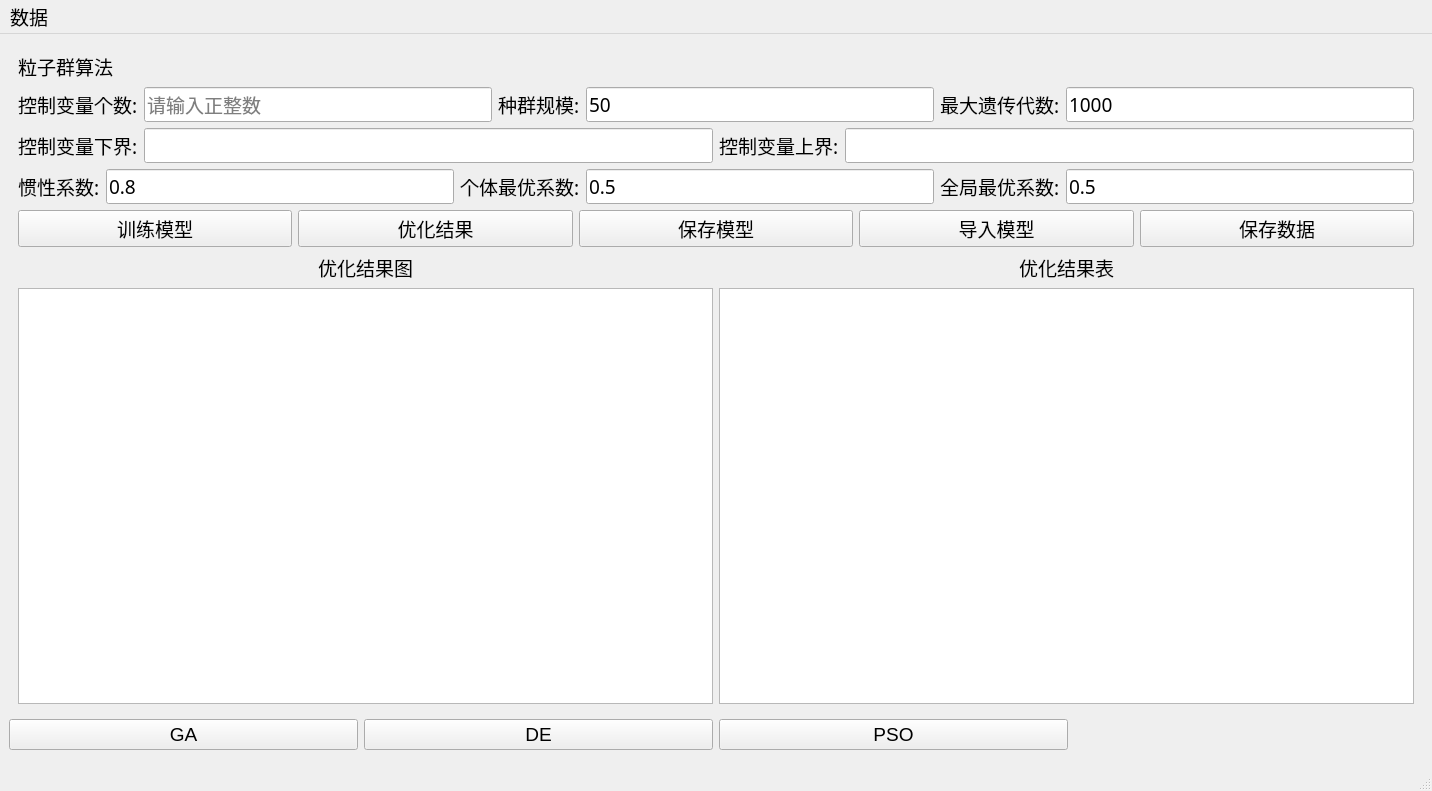
<?xml version="1.0" encoding="UTF-8"?>
<ui version="4.0">
 <class>MainWindow</class>
 <widget class="QMainWindow" name="MainWindow">
  <property name="geometry">
   <rect>
    <x>0</x>
    <y>0</y>
    <width>1432</width>
    <height>791</height>
   </rect>
  </property>
  <property name="font">
   <font>
    <family>微软雅黑</family>
    <pointsize>14</pointsize>
   </font>
  </property>
  <property name="windowTitle">
   <string>MainWindow</string>
  </property>
  <widget class="QWidget" name="centralwidget">
   <layout class="QGridLayout" name="gridLayout_2">
    <item row="2" column="0">
     <widget class="QPushButton" name="button_GA">
      <property name="font">
       <font>
        <family>Arial</family>
        <pointsize>14</pointsize>
       </font>
      </property>
      <property name="text">
       <string>GA</string>
      </property>
     </widget>
    </item>
    <item row="2" column="2">
     <widget class="QPushButton" name="button_PSO">
      <property name="font">
       <font>
        <family>Arial</family>
        <pointsize>14</pointsize>
       </font>
      </property>
      <property name="text">
       <string>PSO</string>
      </property>
     </widget>
    </item>
    <item row="1" column="0" colspan="4">
     <widget class="QStackedWidget" name="stackedWidget">
      <property name="currentIndex">
       <number>2</number>
      </property>
      <widget class="QWidget" name="page_GA">
       <layout class="QGridLayout" name="gridLayout_8">
        <item row="1" column="0" colspan="2">
         <layout class="QHBoxLayout" name="horizontalLayout_15">
          <item>
           <widget class="QLabel" name="label_number_of_variables_GA">
            <property name="font">
             <font>
              <family>微软雅黑</family>
              <pointsize>14</pointsize>
             </font>
            </property>
            <property name="toolTip">
             <string>目标维度</string>
            </property>
            <property name="text">
             <string>控制变量个数:</string>
            </property>
           </widget>
          </item>
          <item>
           <widget class="QLineEdit" name="number_of_variables_GA">
            <property name="font">
             <font>
              <family>微软雅黑</family>
              <pointsize>14</pointsize>
             </font>
            </property>
            <property name="text">
             <string/>
            </property>
            <property name="placeholderText">
             <string>请输入正整数</string>
            </property>
           </widget>
          </item>
          <item>
           <widget class="QLabel" name="label_NIND_GA">
            <property name="font">
             <font>
              <family>微软雅黑</family>
              <pointsize>14</pointsize>
             </font>
            </property>
            <property name="text">
             <string>种群规模:</string>
            </property>
           </widget>
          </item>
          <item>
           <widget class="QLineEdit" name="NIND_GA">
            <property name="font">
             <font>
              <family>微软雅黑</family>
              <pointsize>14</pointsize>
             </font>
            </property>
            <property name="text">
             <string>50</string>
            </property>
           </widget>
          </item>
          <item>
           <widget class="QLabel" name="label_MAXGEN_GA">
            <property name="font">
             <font>
              <family>微软雅黑</family>
              <pointsize>14</pointsize>
             </font>
            </property>
            <property name="text">
             <string>最大遗传代数:</string>
            </property>
           </widget>
          </item>
          <item>
           <widget class="QLineEdit" name="MAXGEN_GA">
            <property name="font">
             <font>
              <family>微软雅黑</family>
              <pointsize>14</pointsize>
             </font>
            </property>
            <property name="text">
             <string>1000</string>
            </property>
           </widget>
          </item>
         </layout>
        </item>
        <item row="4" column="0" alignment="Qt::AlignHCenter">
         <widget class="QLabel" name="label_youhuajieguotu_GA">
          <property name="font">
           <font>
            <family>微软雅黑</family>
            <pointsize>14</pointsize>
           </font>
          </property>
          <property name="contextMenuPolicy">
           <enum>Qt::DefaultContextMenu</enum>
          </property>
          <property name="text">
           <string>优化结果图</string>
          </property>
         </widget>
        </item>
        <item row="3" column="0" colspan="2">
         <layout class="QHBoxLayout" name="horizontalLayout_16">
          <item>
           <widget class="QPushButton" name="xunlianmoxing_GA">
            <property name="font">
             <font>
              <family>微软雅黑</family>
              <pointsize>14</pointsize>
             </font>
            </property>
            <property name="toolTip">
             <string>对数据进行PCA建模</string>
            </property>
            <property name="text">
             <string>训练模型</string>
            </property>
           </widget>
          </item>
          <item>
           <widget class="QPushButton" name="youhuajieguo_GA">
            <property name="font">
             <font>
              <family>微软雅黑</family>
              <pointsize>14</pointsize>
             </font>
            </property>
            <property name="toolTip">
             <string>提取训练数据的PCA特征</string>
            </property>
            <property name="text">
             <string>优化结果</string>
            </property>
           </widget>
          </item>
          <item>
           <widget class="QPushButton" name="baocunmoxing_GA">
            <property name="font">
             <font>
              <family>微软雅黑</family>
              <pointsize>14</pointsize>
             </font>
            </property>
            <property name="text">
             <string>保存模型</string>
            </property>
           </widget>
          </item>
          <item>
           <widget class="QPushButton" name="daorumoxing_GA">
            <property name="font">
             <font>
              <family>微软雅黑</family>
              <pointsize>14</pointsize>
             </font>
            </property>
            <property name="text">
             <string>导入模型</string>
            </property>
           </widget>
          </item>
          <item>
           <widget class="QPushButton" name="baocunshuju_GA">
            <property name="font">
             <font>
              <family>微软雅黑</family>
              <pointsize>14</pointsize>
             </font>
            </property>
            <property name="toolTip">
             <string>保存特征数据</string>
            </property>
            <property name="text">
             <string>保存数据</string>
            </property>
           </widget>
          </item>
         </layout>
        </item>
        <item row="4" column="1" alignment="Qt::AlignHCenter">
         <widget class="QLabel" name="label_youhuajieguobiao_GA">
          <property name="font">
           <font>
            <family>微软雅黑</family>
            <pointsize>14</pointsize>
           </font>
          </property>
          <property name="text">
           <string>优化结果表</string>
          </property>
         </widget>
        </item>
        <item row="5" column="0">
         <widget class="QGraphicsView" name="youhuajieguotu_GA"/>
        </item>
        <item row="0" column="0">
         <layout class="QHBoxLayout" name="horizontalLayout">
          <item>
           <widget class="QLabel" name="label_GA">
            <property name="font">
             <font>
              <family>微软雅黑</family>
              <pointsize>14</pointsize>
             </font>
            </property>
            <property name="text">
             <string>遗传算法</string>
            </property>
           </widget>
          </item>
         </layout>
        </item>
        <item row="5" column="1">
         <widget class="QTableWidget" name="youhuajieguobiao_GA"/>
        </item>
        <item row="2" column="0" colspan="2">
         <layout class="QHBoxLayout" name="horizontalLayout_2">
          <item>
           <widget class="QLabel" name="label_lower_bounds_GA">
            <property name="text">
             <string>控制变量下界:</string>
            </property>
           </widget>
          </item>
          <item>
           <widget class="QLineEdit" name="lower_bounds_GA"/>
          </item>
          <item>
           <widget class="QLabel" name="label_upper_bounds_GA">
            <property name="text">
             <string>控制变量上界:</string>
            </property>
           </widget>
          </item>
          <item>
           <widget class="QLineEdit" name="upper_bounds_GA"/>
          </item>
          <item>
           <widget class="QLabel" name="label_precision_GA">
            <property name="text">
             <string>精度:</string>
            </property>
           </widget>
          </item>
          <item>
           <widget class="QLineEdit" name="precision_GA">
            <property name="text">
             <string>1e-7</string>
            </property>
           </widget>
          </item>
         </layout>
        </item>
       </layout>
      </widget>
      <widget class="QWidget" name="page_DE">
       <layout class="QGridLayout" name="gridLayout">
        <item row="4" column="0">
         <widget class="QLabel" name="label_youhuajieguotu_DE">
          <property name="font">
           <font>
            <family>微软雅黑</family>
            <pointsize>14</pointsize>
           </font>
          </property>
          <property name="text">
           <string>优化结果图</string>
          </property>
          <property name="alignment">
           <set>Qt::AlignCenter</set>
          </property>
         </widget>
        </item>
        <item row="5" column="0">
         <widget class="QGraphicsView" name="youhuajieguotu_DE"/>
        </item>
        <item row="4" column="1">
         <widget class="QLabel" name="label_youhuajieguobiao_DE">
          <property name="font">
           <font>
            <family>微软雅黑</family>
            <pointsize>14</pointsize>
           </font>
          </property>
          <property name="text">
           <string>优化结果表</string>
          </property>
          <property name="alignment">
           <set>Qt::AlignCenter</set>
          </property>
         </widget>
        </item>
        <item row="5" column="1">
         <widget class="QTableWidget" name="youhuajieguobiao_DE"/>
        </item>
        <item row="3" column="0" colspan="2">
         <layout class="QHBoxLayout" name="horizontalLayout_4">
          <item>
           <widget class="QPushButton" name="xunlianmoxing_DE">
            <property name="font">
             <font>
              <family>微软雅黑</family>
              <pointsize>14</pointsize>
             </font>
            </property>
            <property name="text">
             <string>训练模型</string>
            </property>
           </widget>
          </item>
          <item>
           <widget class="QPushButton" name="youhuajieguo_DE">
            <property name="font">
             <font>
              <family>微软雅黑</family>
              <pointsize>14</pointsize>
             </font>
            </property>
            <property name="text">
             <string>优化结果</string>
            </property>
           </widget>
          </item>
          <item>
           <widget class="QPushButton" name="baocunmoxing_DE">
            <property name="font">
             <font>
              <family>微软雅黑</family>
              <pointsize>14</pointsize>
             </font>
            </property>
            <property name="text">
             <string>保存模型</string>
            </property>
           </widget>
          </item>
          <item>
           <widget class="QPushButton" name="daorumoxing_DE">
            <property name="font">
             <font>
              <family>微软雅黑</family>
              <pointsize>14</pointsize>
             </font>
            </property>
            <property name="text">
             <string>导入模型</string>
            </property>
           </widget>
          </item>
          <item>
           <widget class="QPushButton" name="baocunshuju_DE">
            <property name="font">
             <font>
              <family>微软雅黑</family>
              <pointsize>14</pointsize>
             </font>
            </property>
            <property name="text">
             <string>保存数据</string>
            </property>
           </widget>
          </item>
         </layout>
        </item>
        <item row="1" column="0" colspan="2">
         <layout class="QHBoxLayout" name="horizontalLayout_3">
          <item>
           <widget class="QLabel" name="label_number_of_variables_DE">
            <property name="font">
             <font>
              <family>微软雅黑</family>
              <pointsize>14</pointsize>
             </font>
            </property>
            <property name="text">
             <string>控制变量个数:</string>
            </property>
           </widget>
          </item>
          <item>
           <widget class="QLineEdit" name="number_of_variables_DE">
            <property name="font">
             <font>
              <family>微软雅黑</family>
              <pointsize>14</pointsize>
             </font>
            </property>
            <property name="text">
             <string/>
            </property>
            <property name="placeholderText">
             <string>请输入正整数</string>
            </property>
           </widget>
          </item>
          <item>
           <widget class="QLabel" name="label_NIND_DE">
            <property name="font">
             <font>
              <family>微软雅黑</family>
              <pointsize>14</pointsize>
             </font>
            </property>
            <property name="text">
             <string>种群规模:</string>
            </property>
           </widget>
          </item>
          <item>
           <widget class="QLineEdit" name="NIND_DE">
            <property name="font">
             <font>
              <family>微软雅黑</family>
              <pointsize>14</pointsize>
             </font>
            </property>
            <property name="text">
             <string>50</string>
            </property>
           </widget>
          </item>
          <item>
           <widget class="QLabel" name="label_MAXGEN_DE">
            <property name="font">
             <font>
              <family>微软雅黑</family>
              <pointsize>14</pointsize>
             </font>
            </property>
            <property name="text">
             <string>最大遗传代数:</string>
            </property>
           </widget>
          </item>
          <item>
           <widget class="QLineEdit" name="MAXGEN_DE">
            <property name="font">
             <font>
              <family>微软雅黑</family>
              <pointsize>14</pointsize>
             </font>
            </property>
            <property name="text">
             <string>1000</string>
            </property>
           </widget>
          </item>
         </layout>
        </item>
        <item row="0" column="0">
         <layout class="QHBoxLayout" name="horizontalLayout_5">
          <item>
           <widget class="QLabel" name="label_DE">
            <property name="text">
             <string>差分进化算法</string>
            </property>
           </widget>
          </item>
         </layout>
        </item>
        <item row="2" column="0" colspan="2">
         <layout class="QHBoxLayout" name="horizontalLayout_9">
          <item>
           <widget class="QLabel" name="label_lower_bounds_DE">
            <property name="text">
             <string>控制变量下界:</string>
            </property>
           </widget>
          </item>
          <item>
           <widget class="QLineEdit" name="lower_bounds_DE"/>
          </item>
          <item>
           <widget class="QLabel" name="label_upper_bounds_DE">
            <property name="text">
             <string>控制变量上界:</string>
            </property>
           </widget>
          </item>
          <item>
           <widget class="QLineEdit" name="upper_bounds_DE"/>
          </item>
         </layout>
        </item>
       </layout>
      </widget>
      <widget class="QWidget" name="page_PSO">
       <property name="sizePolicy">
        <sizepolicy hsizetype="Preferred" vsizetype="Preferred">
         <horstretch>0</horstretch>
         <verstretch>6</verstretch>
        </sizepolicy>
       </property>
       <layout class="QGridLayout" name="gridLayout_6">
        <item row="6" column="0">
         <widget class="QGraphicsView" name="youhuajieguotu_PSO"/>
        </item>
        <item row="5" column="1">
         <widget class="QLabel" name="label_youhuajieguobiao_PSO">
          <property name="text">
           <string>优化结果表</string>
          </property>
          <property name="alignment">
           <set>Qt::AlignCenter</set>
          </property>
         </widget>
        </item>
        <item row="5" column="0">
         <widget class="QLabel" name="label_youhuajieguotu_PSO">
          <property name="text">
           <string>优化结果图</string>
          </property>
          <property name="alignment">
           <set>Qt::AlignCenter</set>
          </property>
         </widget>
        </item>
        <item row="4" column="0" colspan="2">
         <layout class="QHBoxLayout" name="horizontalLayout_8">
          <item>
           <widget class="QPushButton" name="xunlianmoxing_PSO">
            <property name="text">
             <string>训练模型</string>
            </property>
           </widget>
          </item>
          <item>
           <widget class="QPushButton" name="youhuajieguo_PSO">
            <property name="text">
             <string>优化结果</string>
            </property>
           </widget>
          </item>
          <item>
           <widget class="QPushButton" name="baocunmoxing_PSO">
            <property name="text">
             <string>保存模型</string>
            </property>
           </widget>
          </item>
          <item>
           <widget class="QPushButton" name="daorumoxing_PSO">
            <property name="text">
             <string>导入模型</string>
            </property>
           </widget>
          </item>
          <item>
           <widget class="QPushButton" name="baocunshuju_PSO">
            <property name="text">
             <string>保存数据</string>
            </property>
           </widget>
          </item>
         </layout>
        </item>
        <item row="0" column="0" colspan="2">
         <layout class="QHBoxLayout" name="horizontalLayout_6">
          <item>
           <widget class="QLabel" name="label_PSO">
            <property name="text">
             <string>粒子群算法</string>
            </property>
           </widget>
          </item>
         </layout>
        </item>
        <item row="1" column="0" colspan="2">
         <layout class="QHBoxLayout" name="horizontalLayout_7">
          <item>
           <widget class="QLabel" name="label_number_of_variables_PSO">
            <property name="text">
             <string>控制变量个数:</string>
            </property>
           </widget>
          </item>
          <item>
           <widget class="QLineEdit" name="number_of_variables_PSO">
            <property name="text">
             <string/>
            </property>
            <property name="placeholderText">
             <string>请输入正整数</string>
            </property>
           </widget>
          </item>
          <item>
           <widget class="QLabel" name="label_NIND_PSO">
            <property name="text">
             <string>种群规模:</string>
            </property>
           </widget>
          </item>
          <item>
           <widget class="QLineEdit" name="NIND_PSO">
            <property name="text">
             <string>50</string>
            </property>
           </widget>
          </item>
          <item>
           <widget class="QLabel" name="label_MAXGEN_PSO">
            <property name="text">
             <string>最大遗传代数:</string>
            </property>
           </widget>
          </item>
          <item>
           <widget class="QLineEdit" name="MAXGEN_PSO">
            <property name="text">
             <string>1000</string>
            </property>
           </widget>
          </item>
         </layout>
        </item>
        <item row="2" column="0" colspan="2">
         <layout class="QHBoxLayout" name="horizontalLayout_10">
          <item>
           <widget class="QLabel" name="label_lower_bounds_PSO">
            <property name="text">
             <string>控制变量下界:</string>
            </property>
           </widget>
          </item>
          <item>
           <widget class="QLineEdit" name="lower_bounds_PSO"/>
          </item>
          <item>
           <widget class="QLabel" name="label_upper_bounds_PSO">
            <property name="text">
             <string>控制变量上界:</string>
            </property>
           </widget>
          </item>
          <item>
           <widget class="QLineEdit" name="upper_bounds_PSO"/>
          </item>
         </layout>
        </item>
        <item row="3" column="0" colspan="2">
         <layout class="QHBoxLayout" name="horizontalLayout_11">
          <item>
           <widget class="QLabel" name="label_inertia_PSO">
            <property name="text">
             <string>惯性系数:</string>
            </property>
           </widget>
          </item>
          <item>
           <widget class="QLineEdit" name="inertia_PSO">
            <property name="text">
             <string>0.8</string>
            </property>
           </widget>
          </item>
          <item>
           <widget class="QLabel" name="label_personal_best_parameter_PSO">
            <property name="text">
             <string>个体最优系数:</string>
            </property>
           </widget>
          </item>
          <item>
           <widget class="QLineEdit" name="personal_best_parameter_PSO">
            <property name="text">
             <string>0.5</string>
            </property>
           </widget>
          </item>
          <item>
           <widget class="QLabel" name="label_global_best_parameter_PSO">
            <property name="text">
             <string>全局最优系数:</string>
            </property>
           </widget>
          </item>
          <item>
           <widget class="QLineEdit" name="global_best_parameter_PSO">
            <property name="text">
             <string>0.5</string>
            </property>
           </widget>
          </item>
         </layout>
        </item>
        <item row="6" column="1">
         <widget class="QTableWidget" name="youhuajieguobiao_PSO"/>
        </item>
       </layout>
      </widget>
      <widget class="QWidget" name="page_RIVI">
       <layout class="QGridLayout" name="gridLayout_7"/>
      </widget>
      <widget class="QWidget" name="page_LASSO">
       <layout class="QGridLayout" name="gridLayout_3"/>
      </widget>
     </widget>
    </item>
    <item row="2" column="1">
     <widget class="QPushButton" name="button_DE">
      <property name="font">
       <font>
        <family>Arial</family>
        <pointsize>14</pointsize>
       </font>
      </property>
      <property name="text">
       <string>DE</string>
      </property>
     </widget>
    </item>
   </layout>
  </widget>
  <widget class="QMenuBar" name="menubar">
   <property name="geometry">
    <rect>
     <x>0</x>
     <y>0</y>
     <width>1432</width>
     <height>30</height>
    </rect>
   </property>
   <widget class="QMenu" name="menu_1">
    <property name="title">
     <string>数据</string>
    </property>
    <addaction name="definite_aim_func"/>
   </widget>
   <addaction name="menu_1"/>
  </widget>
  <widget class="QStatusBar" name="statusbar"/>
  <action name="definite_aim_func">
   <property name="text">
    <string>定义目标函数</string>
   </property>
  </action>
  <action name="load_test">
   <property name="text">
    <string>Testing data</string>
   </property>
  </action>
  <action name="testdata">
   <property name="text">
    <string>Test_DATA</string>
   </property>
  </action>
 </widget>
 <resources/>
 <connections/>
</ui>
